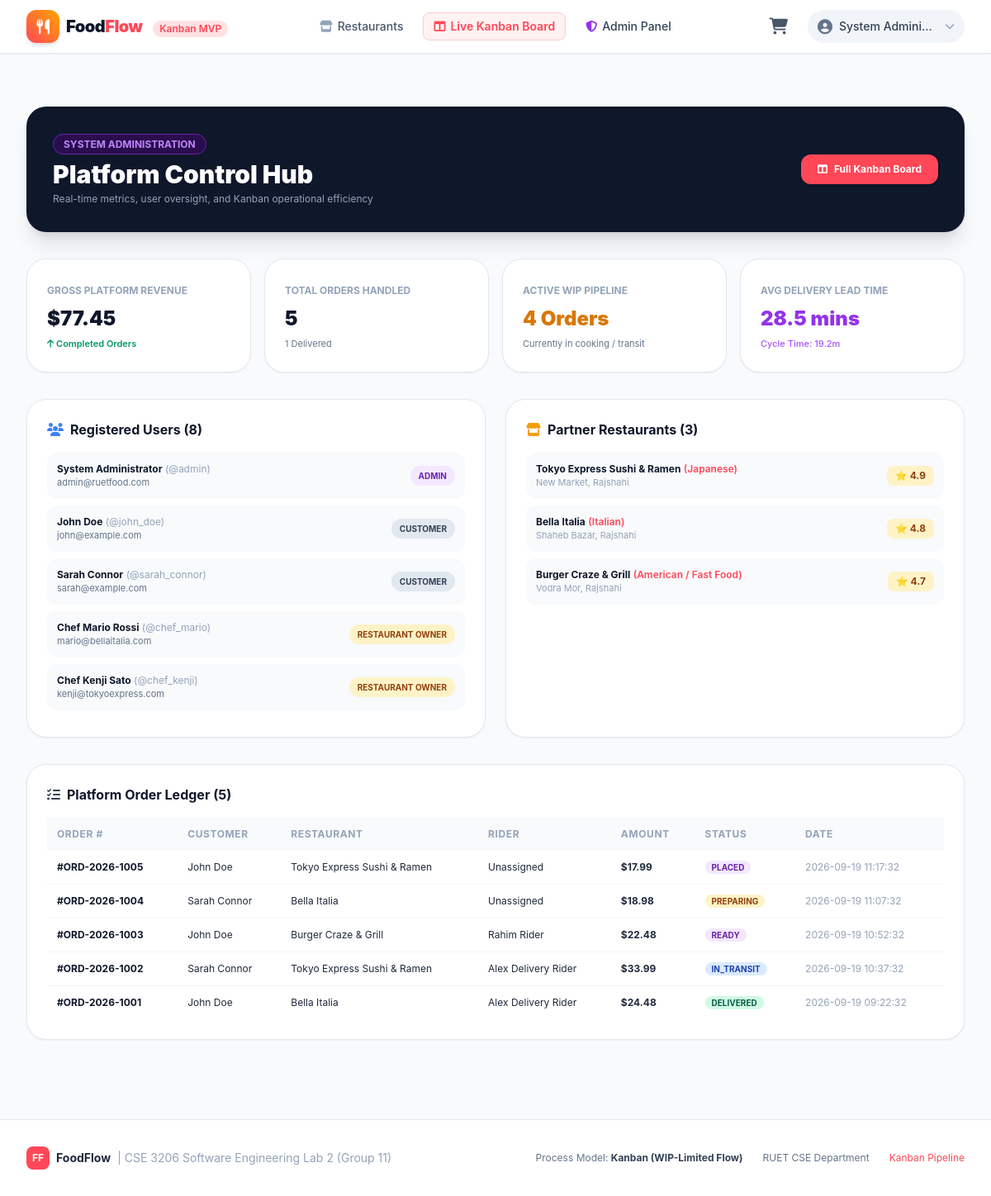
The page /admin/dashboard (signed in) on the database its author committed.
### tables this page shows
CREATE TABLE users (
    id INTEGER PRIMARY KEY AUTOINCREMENT,
    username TEXT UNIQUE NOT NULL,
    email TEXT UNIQUE NOT NULL,
    password_hash TEXT NOT NULL,
    role TEXT NOT NULL CHECK(role IN ('customer', 'restaurant_owner', 'rider', 'admin')),
    full_name TEXT NOT NULL,
    phone TEXT,
    address TEXT,
    created_at TIMESTAMP DEFAULT CURRENT_TIMESTAMP
);

CREATE TABLE restaurants (
    id INTEGER PRIMARY KEY AUTOINCREMENT,
    owner_id INTEGER NOT NULL,
    name TEXT NOT NULL,
    description TEXT,
    cuisine_type TEXT NOT NULL,
    address TEXT NOT NULL,
    phone TEXT NOT NULL,
    image_url TEXT,
    rating REAL DEFAULT 4.5,
    is_active INTEGER DEFAULT 1,
    created_at TIMESTAMP DEFAULT CURRENT_TIMESTAMP,
    FOREIGN KEY (owner_id) REFERENCES users(id) ON DELETE CASCADE
);

CREATE TABLE orders (
    id INTEGER PRIMARY KEY AUTOINCREMENT,
    order_number TEXT UNIQUE NOT NULL,
    customer_id INTEGER NOT NULL,
    restaurant_id INTEGER NOT NULL,
    rider_id INTEGER,
    status TEXT NOT NULL CHECK(status IN ('placed', 'preparing', 'ready', 'in_transit', 'delivered', 'cancelled')),
    total_amount REAL NOT NULL,
    discount_amount REAL DEFAULT 0.0,
    delivery_fee REAL DEFAULT 2.99,
    delivery_address TEXT NOT NULL,
    customer_phone TEXT NOT NULL,
    payment_method TEXT NOT NULL CHECK(payment_method IN ('cash_on_delivery', 'card', 'digital_wallet')),
    payment_status TEXT NOT NULL CHECK(payment_status IN ('pending', 'completed', 'refunded')),
    notes TEXT,
    placed_at TIMESTAMP DEFAULT CURRENT_TIMESTAMP,
    preparing_at TIMESTAMP,
    ready_at TIMESTAMP,
    dispatched_at TIMESTAMP,
    delivered_at TIMESTAMP,
    created_at TIMESTAMP DEFAULT CURRENT_TIMESTAMP,
    updated_at TIMESTAMP DEFAULT CURRENT_TIMESTAMP,
    FOREIGN KEY (customer_id) REFERENCES users(id),
    FOREIGN KEY (restaurant_id) REFERENCES restaurants(id),
    FOREIGN KEY (rider_id) REFERENCES users(id)
);

### src/routes/admin_routes.py (the view)
@admin_bp.route('/dashboard')
@role_required('admin')
def dashboard():
    users = AuthService.get_all_users()
    restaurants = RestaurantService.get_all_restaurants()
    orders = OrderService.get_all_orders()
    metrics = KanbanService.get_analytics_summary()
    return render_template('admin/dashboard.html',
                           users=users,
                           restaurants=restaurants,
                           orders=orders,
                           metrics=metrics)

### src/database/db.py (called while the page is built)
def get_db(db_path=None):
    if 'db' not in g:
        path = db_path or current_app.config.get('DATABASE_PATH', Config.DATABASE_PATH)
        g.db = sqlite3.connect(path)
        g.db.row_factory = sqlite3.Row
        g.db.execute("PRAGMA foreign_keys = ON;")
    return g.db

def query_db(query, args=(), one=False, db_path=None):
    db = get_db(db_path)
    cur = db.execute(query, args)
    rv = cur.fetchall()
    cur.close()
    return (dict(rv[0])) if rv and one else ([dict(r) for r in rv] if not one else None)

### src/models/order.py (called while the page is built)
    @classmethod
    def from_dict(cls, data: dict):
        if not data:
            return None
        return cls(
            id=data.get('id'),
            order_id=data.get('order_id'),
            menu_item_id=data.get('menu_item_id'),
            item_name=data.get('item_name'),
            unit_price=float(data.get('unit_price', 0.0)),
            quantity=int(data.get('quantity', 1)),
            subtotal=float(data.get('subtotal', 0.0))
        )

### src/models/restaurant.py (called while the page is built)
    @classmethod
    def from_dict(cls, data: dict):
        if not data:
            return None
        return cls(
            id=data.get('id'),
            owner_id=data.get('owner_id'),
            name=data.get('name'),
            description=data.get('description', ''),
            cuisine_type=data.get('cuisine_type', 'General'),
            address=data.get('address', ''),
            phone=data.get('phone', ''),
            image_url=data.get('image_url'),
            rating=float(data.get('rating', 4.5)),
            is_active=bool(data.get('is_active', 1)),
            created_at=data.get('created_at')
        )

### src/models/user.py (called while the page is built)
    @classmethod
    def from_dict(cls, data: dict):
        if not data:
            return None
        return cls(
            id=data.get('id'),
            username=data.get('username'),
            email=data.get('email'),
            password_hash=data.get('password_hash'),
            role=data.get('role'),
            full_name=data.get('full_name'),
            phone=data.get('phone'),
            address=data.get('address'),
            created_at=data.get('created_at')
        )

### src/services/auth_service.py (called while the page is built)
    @staticmethod
    def get_all_users():
        rows = query_db("SELECT id, username, email, role, full_name, phone, address, created_at FROM users ORDER BY id ASC")
        return [User.from_dict(r) for r in rows]

### src/templates/admin/dashboard.html (shortened to what this page needs)
{% extends "base.html" %}
{% block content %}
<div class="space-y-8 my-6">
    <div class="bg-slate-900 text-white p-8 rounded-3xl shadow-xl flex flex-wrap justify-between items-center gap-4">
        <div>
            <span class="text-xs font-bold text-purple-400 bg-purple-950/60 px-3 py-1 rounded-full uppercase border border-purple-800">
                System Administration
            </span>
            <h1 class="text-3xl font-black mt-2">Platform Control Hub</h1>
            <p class="text-slate-400 text-xs mt-1">Real-time metrics, user oversight, and Kanban operational efficiency</p>
        </div>
        <div class="flex items-center gap-3">
            <a href="{{ url_for('kanban.board') }}" class="px-5 py-2.5 bg-primary hover:bg-primary-dark text-white font-bold text-xs rounded-xl shadow transition flex items-center gap-2">
                <i class="fa-solid fa-columns"></i> Full Kanban Board
            </a>
        </div>
    </div>
    <div class="grid grid-cols-1 sm:grid-cols-2 lg:grid-cols-4 gap-4">
        <div class="bg-white p-6 rounded-3xl border border-slate-200 shadow-sm">
            <span class="text-xs font-bold text-slate-400 uppercase">Gross Platform Revenue</span>
            <p class="text-2xl font-black text-slate-900 mt-2">${{ "%.2f"|format(metrics.total_revenue) }}</p>
            <span class="text-[11px] text-emerald-600 font-semibold"><i class="fa-solid fa-arrow-up"></i> Completed Orders</span>
        </div>
        <div class="bg-white p-6 rounded-3xl border border-slate-200 shadow-sm">
            <span class="text-xs font-bold text-slate-400 uppercase">Total Orders Handled</span>
            <p class="text-2xl font-black text-slate-900 mt-2">{{ metrics.total_orders }}</p>
            <span class="text-[11px] text-slate-500">{{ metrics.completed_orders }} Delivered</span>
        </div>
        <div class="bg-white p-6 rounded-3xl border border-slate-200 shadow-sm">
            <span class="text-xs font-bold text-slate-400 uppercase">Active WIP Pipeline</span>
            <p class="text-2xl font-black text-amber-600 mt-2">{{ metrics.active_wip_orders }} Orders</p>
            <span class="text-[11px] text-slate-500">Currently in cooking / transit</span>
        </div>
        <div class="bg-white p-6 rounded-3xl border border-slate-200 shadow-sm">
            <span class="text-xs font-bold text-slate-400 uppercase">Avg Delivery Lead Time</span>
            <p class="text-2xl font-black text-purple-600 mt-2">{{ metrics.avg_lead_time_minutes }} mins</p>
            <span class="text-[11px] text-purple-500 font-medium">Cycle Time: {{ metrics.avg_cycle_time_minutes }}m</span>
        </div>
    </div>
    <div class="grid grid-cols-1 lg:grid-cols-2 gap-6">
        <div class="bg-white rounded-3xl border border-slate-200 p-6 shadow-sm">
            <h2 class="text-base font-bold text-slate-900 mb-4 flex items-center gap-2">
                <i class="fa-solid fa-users text-blue-500"></i> Registered Users ({{ users|length }})
            </h2>
            <div class="max-h-80 overflow-y-auto space-y-2 text-xs">
                {% for u in users %}
                    <div class="p-3 bg-slate-50 rounded-xl flex items-center justify-between">
                        <div>
                            <span class="font-bold text-slate-900">{{ u.full_name }}</span>
                            <span class="text-slate-400">(@{{ u.username }})</span>
                            <p class="text-[11px] text-slate-500">{{ u.email }}</p>
                        </div>
                        <span class="px-2.5 py-1 rounded-full font-bold text-[10px] uppercase
                            {{ 'bg-purple-100 text-purple-800' if u.role == 'admin' else ('bg-amber-100 text-amber-800' if u.role == 'restaurant_owner' else ('bg-blue-100 text-blue-800' if u.role == 'rider' else 'bg-slate-200 text-slate-700')) }}">
                            {{ u.role.replace('_', ' ') }}
                        </span>
                    </div>
                {% endfor %}
            </div>
        </div>
        <div class="bg-white rounded-3xl border border-slate-200 p-6 shadow-sm">
            <h2 class="text-base font-bold text-slate-900 mb-4 flex items-center gap-2">
                <i class="fa-solid fa-store text-amber-500"></i> Partner Restaurants ({{ restaurants|length }})
            </h2>
            <div class="max-h-80 overflow-y-auto space-y-2 text-xs">
                {% for r in restaurants %}
                    <div class="p-3 bg-slate-50 rounded-xl flex items-center justify-between">
                        <div>
                            <span class="font-bold text-slate-900">{{ r.name }}</span>
                            <span class="text-xs text-primary font-semibold">({{ r.cuisine_type }})</span>
                            <p class="text-[11px] text-slate-400">{{ r.address }}</p>
                        </div>
                        <span class="px-2.5 py-1 bg-amber-100 text-amber-800 font-bold rounded-lg text-xs">
                            ⭐ {{ r.rating }}
                        </span>
                    </div>
                {% endfor %}
            </div>
        </div>
    </div>
    <div class="bg-white rounded-3xl border border-slate-200 p-6 shadow-sm">
        <h2 class="text-base font-bold text-slate-900 mb-4 flex items-center gap-2">
            <i class="fa-solid fa-list-check text-slate-700"></i> Platform Order Ledger ({{ orders|length }})
        </h2>
        <div class="overflow-x-auto">
            <table class="w-full text-left text-xs">
                <thead class="bg-slate-50 text-slate-400 uppercase font-bold tracking-wider">
                    <tr>
                        <th class="p-3">Order #</th>
                        <th class="p-3">Customer</th>
                        <th class="p-3">Restaurant</th>
                        <th class="p-3">Rider</th>
                        <th class="p-3">Amount</th>
                        <th class="p-3">Status</th>
                        <th class="p-3">Date</th>
                    </tr>
                </thead>
                <tbody class="divide-y divide-slate-100">
                    {% for ord in orders %}
                        <tr class="hover:bg-slate-50/50">
                            <td class="p-3 font-bold text-slate-900">#{{ ord.order_number }}</td>
                            <td class="p-3">{{ ord.customer_name }}</td>
                            <td class="p-3">{{ ord.restaurant_name }}</td>
                            <td class="p-3">{{ ord.rider_name or 'Unassigned' }}</td>
                            <td class="p-3 font-bold">${{ "%.2f"|format(ord.total_amount) }}</td>
                            <td class="p-3">
                                <span class="px-2 py-0.5 rounded-full text-[10px] font-bold uppercase
                                    {{ 'bg-emerald-100 text-emerald-800' if ord.status == 'delivered' else ('bg-amber-100 text-amber-800' if ord.status == 'preparing' else ('bg-blue-100 text-blue-800' if ord.status == 'in_transit' else 'bg-purple-100 text-purple-800')) }}">
                                    {{ ord.status }}
                                </span>
                            </td>
                            <td class="p-3 text-slate-400">{{ ord.placed_at }}</td>
                        </tr>
                    {% endfor %}
                </tbody>
            </table>
        </div>
    </div>
</div>
{% endblock %}

### src/static/css/style.css (style rules this page uses)
:root { --primary: #FF5A5F; --primary-hover: #E0484D; --secondary: #00A699; --dark: #2B2D42; --light-bg: #F8F9FA; --card-bg: #FFFFFF; }
body { background-color: #F7F9FC; font-family: 'Inter', -apple-system, BlinkMacSystemFont, "Segoe UI", Roboto, sans-serif; color: #333333; }

### rows shown on the page
users: full_name "System Administrator", username "admin", email "admin@ruetfood.com", role.replace "ADMIN"
users: full_name "John Doe", username "john_doe", email "john@example.com", role.replace "CUSTOMER"
users: full_name "Sarah Connor", username "sarah_connor", email "sarah@example.com", role.replace "CUSTOMER"
users: full_name "Chef Mario Rossi", username "chef_mario", email "mario@bellaitalia.com", role.replace "RESTAURANT OWNER"
users: full_name "Chef Kenji Sato", username "chef_kenji", email "kenji@tokyoexpress.com", role.replace "RESTAURANT OWNER"
restaurants: name "Tokyo Express Sushi & Ramen", cuisine_type "Japanese", address "New Market, Rajshahi", rating "4.9"
restaurants: name "Bella Italia", cuisine_type "Italian", address "Shaheb Bazar, Rajshahi", rating "4.8"
restaurants: name "Burger Craze & Grill", cuisine_type "American / Fast Food", address "Vodra Mor, Rajshahi", rating "4.7"
orders: order_number "ORD-2026-1005", customer_name "John Doe", restaurant_name "Tokyo Express Sushi & Ramen", rider_name "Unassigned", total_amount "17.99", status "PLACED", placed_at "2026-09-19 11:17:32"
orders: order_number "ORD-2026-1004", customer_name "Sarah Connor", restaurant_name "Bella Italia", rider_name "Unassigned", total_amount "18.98", status "PREPARING", placed_at "2026-09-19 11:07:32"
orders: order_number "ORD-2026-1003", customer_name "John Doe", restaurant_name "Burger Craze & Grill", full_name "Rahim Rider", total_amount "22.48", status "READY", placed_at "2026-09-19 10:52:32"
orders: order_number "ORD-2026-1002", customer_name "Sarah Connor", restaurant_name "Tokyo Express Sushi & Ramen", full_name "Alex Delivery Rider", total_amount "33.99", status "IN_TRANSIT", placed_at "2026-09-19 10:37:32"
orders: order_number "ORD-2026-1001", customer_name "John Doe", restaurant_name "Bella Italia", full_name "Alex Delivery Rider", total_amount "24.48", status "DELIVERED", placed_at "2026-09-19 09:22:32"

### other values the page prints
{{ session.get('full_name') }} "System Admini…"
{{ "%.2f"|format(metrics.total_revenue) }} "77.45"
{{ metrics.total_orders }} "5"
{{ metrics.completed_orders }} "1"
{{ metrics.active_wip_orders }} "4"
{{ metrics.avg_lead_time_minutes }} "28.5"
{{ metrics.avg_cycle_time_minutes }} "19.2"
{{ users|length }} "8"
{{ restaurants|length }} "3"
{{ orders|length }} "5"
